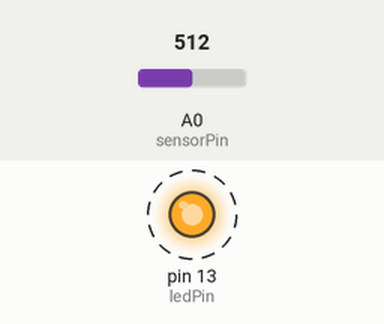
Recording of a sketch running on a simulated Arduino Uno, built with avr-gcc and run on an emulated ATmega328P. On the bench: output pins drawn as LEDs (lit = HIGH). Dashed ring = blinking. The test bench sets the inputs (shaded band); at power-on: A0 (sensorPin) = 512.

Above: at 0.2 s.
Timing chart, 0 to 3.0 s (numbered marks = the images above):
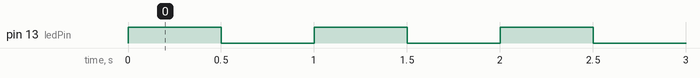

The sketch:

Potentiometer.ino
```cpp
int sensorPin = A0;
int ledPin = 13;

void setup()
{


  pinMode(ledPin, OUTPUT);


}


void loop()
{


  int pot;


  pot = analogRead(A0);


  digitalWrite(13, HIGH);

  delay(500);

  digitalWrite(13, LOW);

  delay(500);


}
```

Measured:
- by itself, pin 13 (ledPin): alternates HIGH for 0.50 s and LOW for 0.50 s
